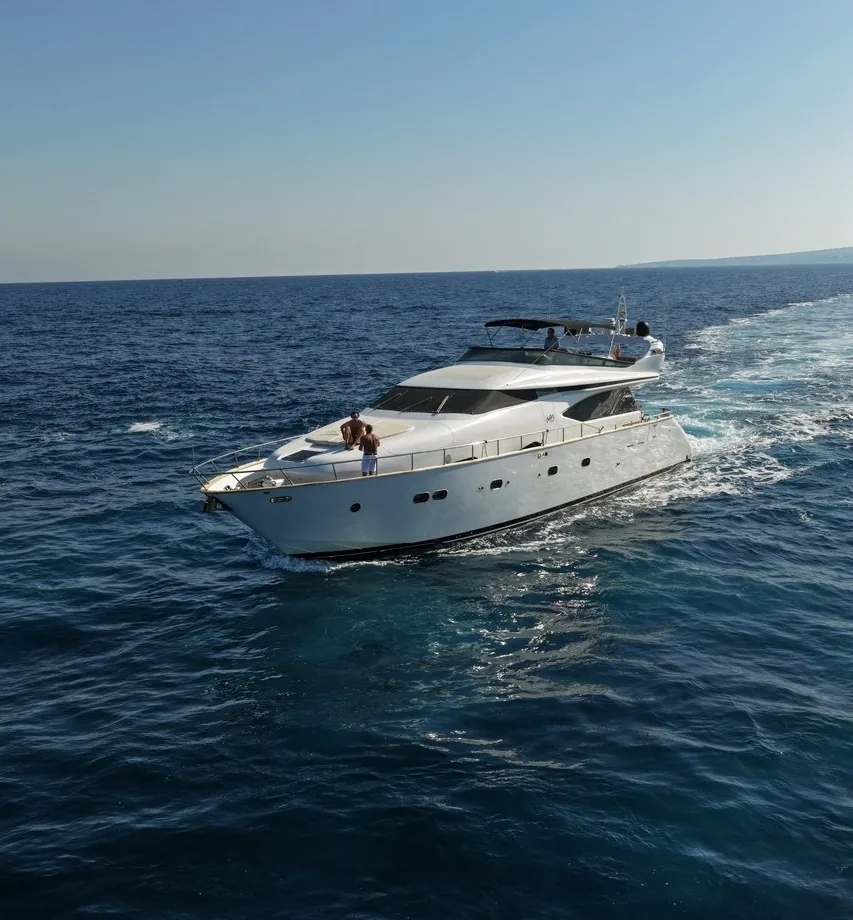
#> input picture images/mobile/maiora_20s_07.webp, 853 x 920 px
$ python -i build_preview_images.py   (imports and definitions only)
#> lines starting #> are read from the running program, lines starting #| are printed output that depends on the picture
"""
Generate progressive -prev.jpg placeholders for slow connections.

Blur on the source master, then downscale — avoids resize-then-blur banding.
Pre-blurred in pixels (no CSS filter). One tuned profile site-wide.
Run: .venv/bin/python scripts/build_preview_images.py
"""

from __future__ import annotations

import re
from pathlib import Path

from PIL import Image, ImageEnhance, ImageFilter

BASE = Path(__file__).resolve().parent.parent
IMAGES = BASE / "images"
MOBILE = BASE / "images" / "mobile"
PREVIEW_EDGE = 360
PREVIEW_Q = 72
BLUR_WORK_EDGE = 1920
BLUR_PASSES = 1
BLUR_PASS_RATIO = 0.92
# Blur in final preview-pixel space — light enough that progressive scans read on Slow 3G.
PREVIEW_BLUR = 0.85
PREVIEW_SATURATE = 1.03
PREVIEW_BRIGHTNESS = 0.97

TIER_SUFFIXES = re.compile(
    r"-(?:480|640|720|960|1280|1440|prev)\.(?:webp|jpg)$"
)

DEST_STEMS = tuple(f"{slug}-1" for slug in (
    "portals-vells", "el-toro-malgrats", "cala-llamp", "sa-dragonera",
    "cala-pi", "es-trenc", "cabrera", "calo-des-moro",
    "sa-calobra", "circumnavigation", "formentera", "menorca",
))

GALLERY_STEMS = (
    "maiora_20s_01", "maiora_20s_03", "maiora_20s_07",
    "limitless_aft_dining", "limitless_flybridge", "limitless_sundeck", "limitless_aft_deck",
    "int_saloon_artwork", "int_saloon_marina_view", "int_saloon_reverse",
    "int_master_headboard", "int_master_amber_glow", "int_master_wide",
    "int_vip_cabin", "int_twin_cabin",
)

CONTENT_STEMS = ("maiora_20s_02", "maiora_20s_04")


# [25 lines left out: functions resize_preview, work_image_for_blur, not called in this run]


def blur_radius_for_preview(img: Image.Image) -> float:
    return PREVIEW_BLUR * max(img.size) / PREVIEW_EDGE


# [14 lines left out: functions apply_gaussian_blur, soften_preview, not called in this run]


def load_rgb(path: Path) -> Image.Image:
    jpg = path.with_suffix(".jpg")
    if jpg.is_file():
        return Image.open(jpg).convert("RGB")
    return Image.open(path).convert("RGB")


def build_preview_image(src: Path, stem: str = "") -> Image.Image:
    img = load_rgb(src)
    img = work_image_for_blur(img)
    img = soften_preview(img)
    return resize_preview(img)


# [46 lines left out: functions write_preview, master_for_stem, build_set, main, not called in this run]


# [2 lines not run here, left out]

>>> import cv2
>>> picture = cv2.imread('../images/mobile/maiora_20s_07.webp', cv2.IMREAD_GRAYSCALE)
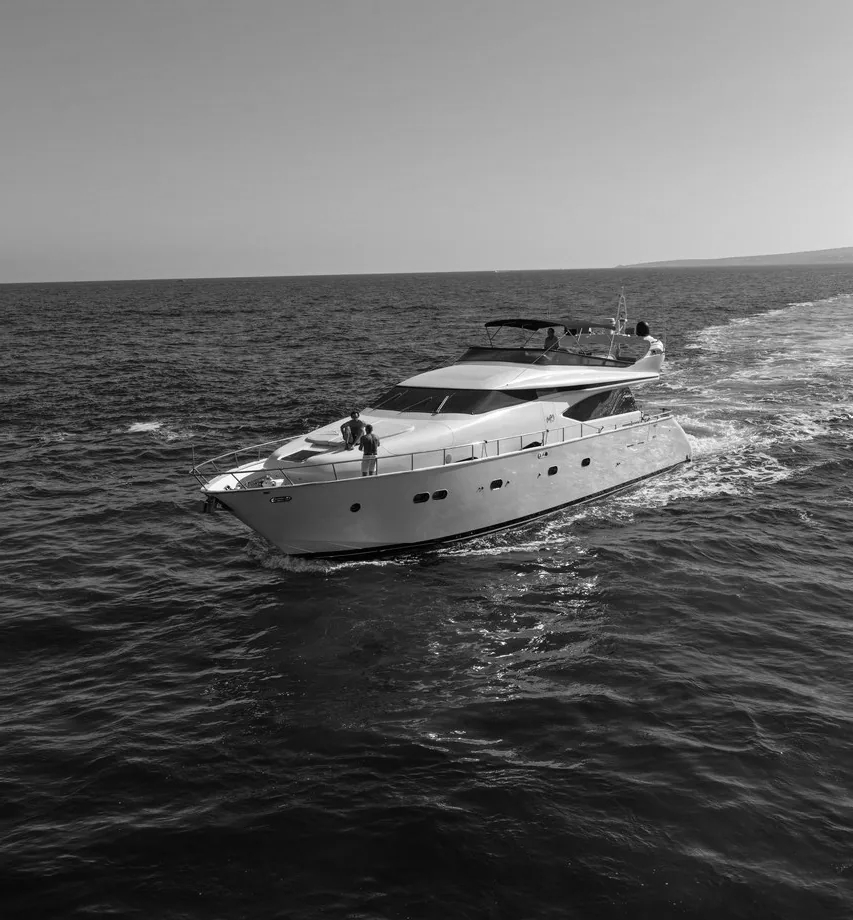
#> picture: shape (920, 853); min 0, max 255, mean 96.4
>>> result = build_preview_image(picture)
#> (the run stopped early here; a loop or call above may not have finished)

$ run again, on images/mobile/maiora_20s_16.webp
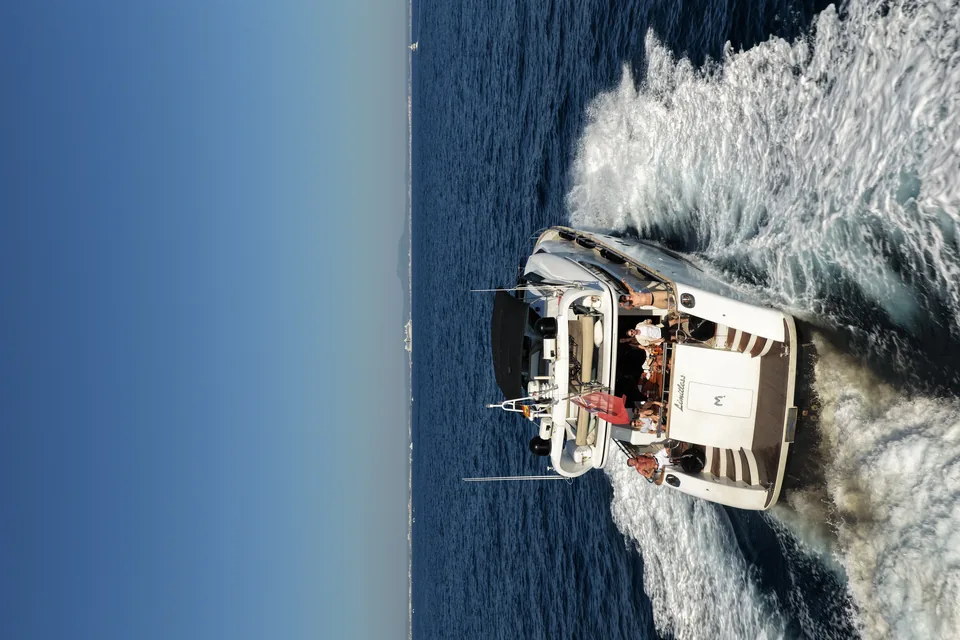
#> input picture images/mobile/maiora_20s_16.webp, 960 x 640 px
#> `picture = cv2.imread('../images/mobile/maiora_20s_07.webp', cv2.IMREAD..`:
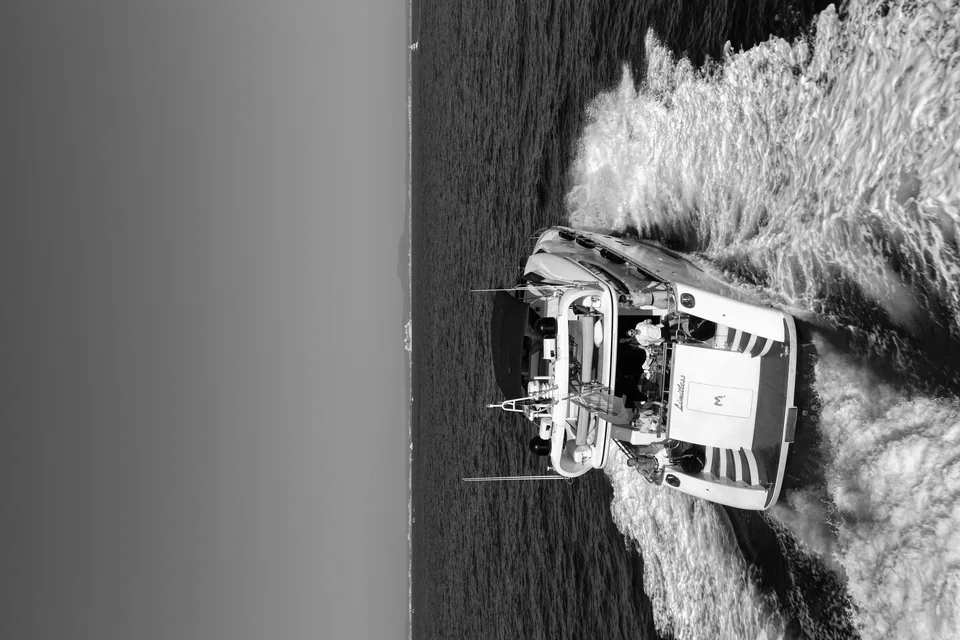
#> picture: shape (640, 960); min 0, max 255, mean 116.8

$ run again, on images/mobile/maiora_20s_20.webp
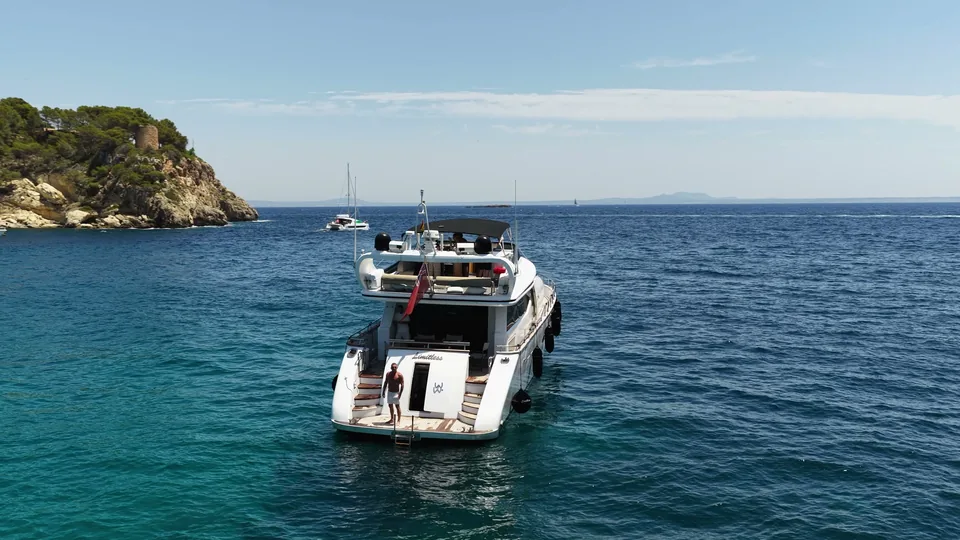
#> input picture images/mobile/maiora_20s_20.webp, 960 x 540 px
#> `picture = cv2.imread('../images/mobile/maiora_20s_07.webp', cv2.IMREAD..`:
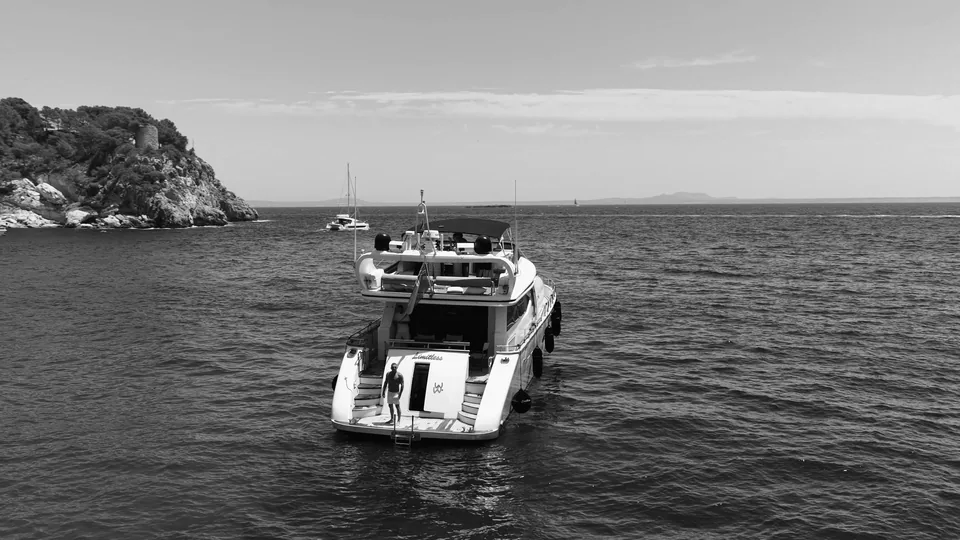
#> picture: shape (540, 960); min 0, max 255, mean 122.8

$ run again, on images/mobile/maiora_20s_21.webp
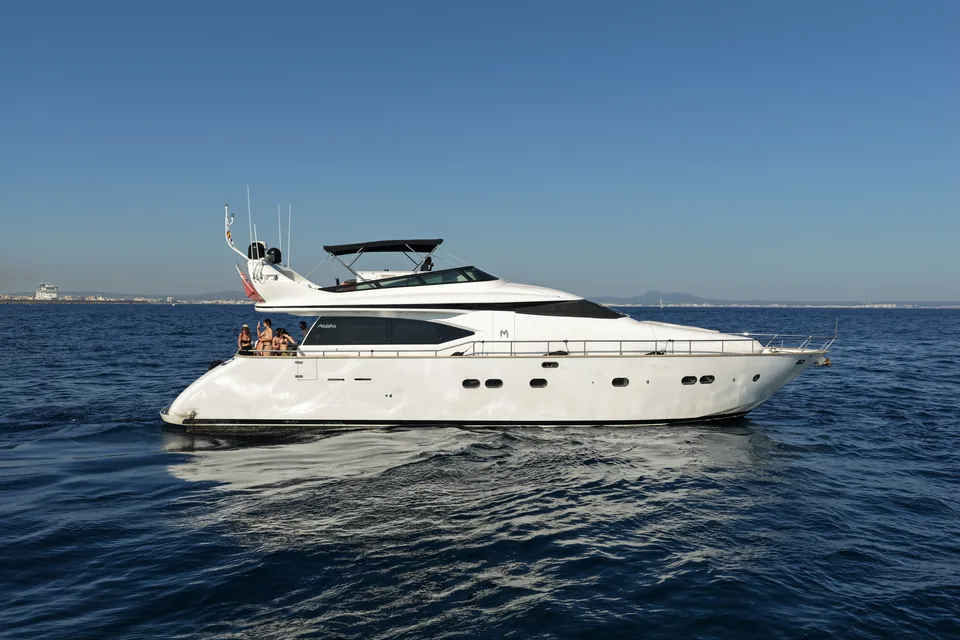
#> input picture images/mobile/maiora_20s_21.webp, 960 x 640 px
#> `picture = cv2.imread('../images/mobile/maiora_20s_07.webp', cv2.IMREAD..`:
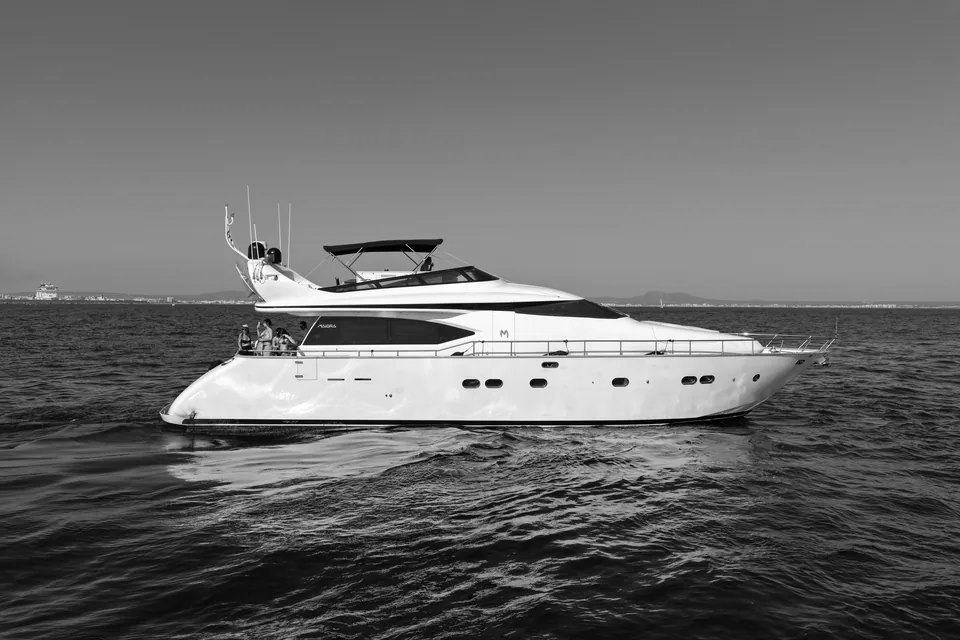
#> picture: shape (640, 960); min 0, max 255, mean 106.3
